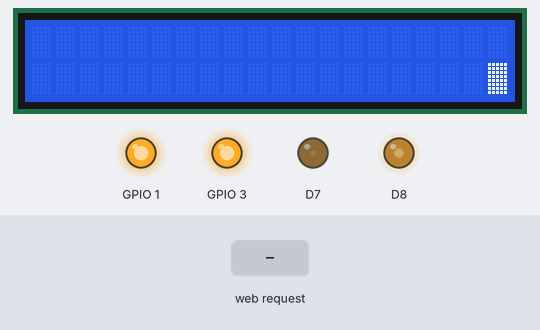
Recording of a sketch running on a simulated ESP8266 (NodeMCU). On the bench: 20×2 character LCD, output pins drawn as LEDs (lit = HIGH). The test bench sets the inputs (shaded band). EEPROM starts erased; what the sketch prints to the serial monitor is not drawn.

Above: at 1.55 s.
1.6 s: HTTP request GET /msg?msg=1 received
At 1.75 s:
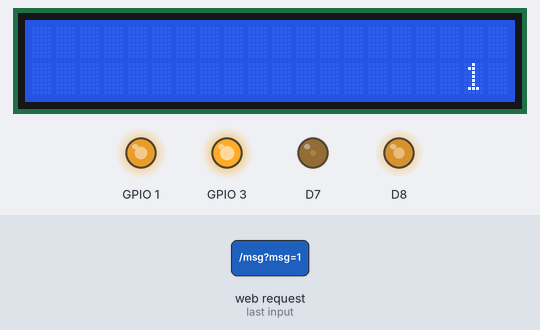
At 2.3 s:
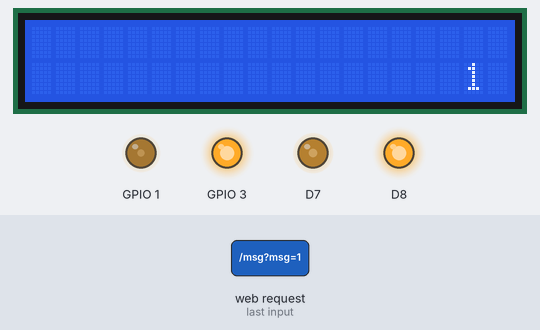
3.2 s: HTTP request GET /msg?msg=120 received
At 4.4 s:
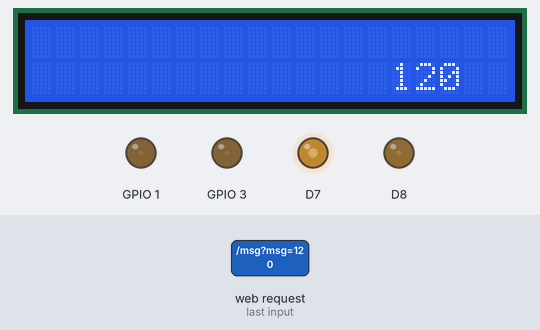
5.0 s: HTTP request GET /msg received
Timing chart, 0 to 15.2 s (numbered marks = the images above; inputs shaded):
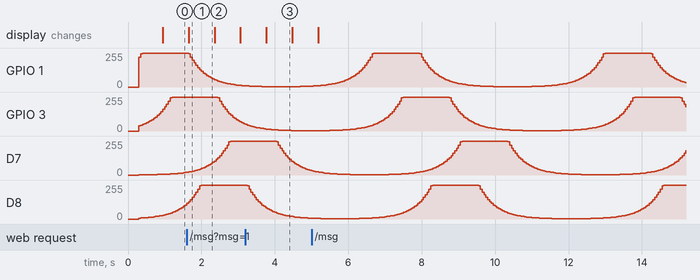

The sketch:

NameBadge_2.ino
```cpp
/*
 * Versuch, einen Text übers Web einzugeben, abzuspeichern und auf ein LCD-Display auszugeben...
 * 2017-05-10 Arne Groh agroh@uya.de
 * 2017-05-18 ueber Timer gedimmte LEDs hinzugefuegt
*/

#include <ESP8266WiFi.h>
#include <WiFiClient.h>
#include <ESP8266WebServer.h>
#include <EEPROM.h>
#include <LiquidCrystal.h>
#include <string.h>
#include <DNSServer.h>
#include <user_interface.h>


os_timer_t Timer1;         //Timer definieren

int steps1 = 1;
int phase1 = 1;
int steps2 = 17;
int phase2 = 1;
int steps3 = 33;
int phase3 = 1;
int steps4 = 49;
int phase4 = 1;
int val[] = {
1, 1, 1, 2, 2, 2, 2, 2, 3, 3, 3, 4, 4, 5, 5, 6, 6, 7, 8, 9, 10,
11, 12, 13, 15, 17, 19, 21, 23, 26, 29, 32, 36, 40, 44, 49, 55,
61, 68, 76, 85, 94, 105, 117, 131, 146, 162, 181, 202, 225, 250,
279, 311, 346, 386, 430, 479, 534, 595, 663, 739, 824, 918, 1023
};

//LiquidCrystal lcd(RS, E, data4, data5, data6, data7);
LiquidCrystal lcd(D0, D1, D2, D3, D4, D5); // esp8266-nodemcu pins
int cols = 20;
int rows = 2;

int stringStart, stringStop = 0;
int scrollCursor = cols;
int MsgLength = 0;


String line1 = "";
String line0 = "";

const char *ssid = "VirenTestNetz";
const byte DNS_PORT = 53;
DNSServer dnsServer;

String form = // this is the captive portal formular
  "<p>"
  "<center>"
  "<h1>You are infected</h1>"
  "<form action='msg'><p>Enter your PIN-Code <input type='text' name='msg' size=50 autofocus> <input type='submit' value='Submit'></form>"
  "</center>";

ESP8266WebServer server(80);

void handle_msg()
{
  server.send(200, "text/html", form);  // Send same page so they can send another msg

  String msg = server.arg("msg");

  String decodedMsg = msg;
  // Restore special characters that are misformed to %char by the client browser
  decodedMsg.replace("+", " ");
  decodedMsg.replace("%21", "!");
  decodedMsg.replace("%22", "");
  decodedMsg.replace("%23", "#");
  decodedMsg.replace("%24", "$");
  decodedMsg.replace("%25", "%");
  decodedMsg.replace("%26", "&");
  decodedMsg.replace("%27", "'");
  decodedMsg.replace("%28", "(");
  decodedMsg.replace("%29", ")");
  decodedMsg.replace("%2A", "*");
  decodedMsg.replace("%2B", "+");
  decodedMsg.replace("%2C", ",");
  decodedMsg.replace("%2F", "/");
  decodedMsg.replace("%3A", ":");
  decodedMsg.replace("%3B", ";");
  decodedMsg.replace("%3C", "<");
  decodedMsg.replace("%3D", "=");
  decodedMsg.replace("%3E", ">");
  decodedMsg.replace("%3F", "?");
  decodedMsg.replace("%40", "@");

  Serial.println(decodedMsg);                           // print original string to serial
  Serial.println(' ');                                  // print new line to serial

  while (decodedMsg.length() < (cols * rows)) {
  decodedMsg = decodedMsg + " ";
  }

  Serial.println("writing message to eeprom :");
  Serial.print("\"");
  MsgLength = decodedMsg.length();
  EEPROM.write(0, MsgLength); // first write length of string
  for (int i = 1; i <= MsgLength; ++i) // then write string
       {
        EEPROM.write(i, decodedMsg[i - 1]);
        Serial.print(decodedMsg[i - 1]);
       }
  EEPROM.commit();
  Serial.println("\" written");
  line1 = decodedMsg;

}

void timerCallback(void *pArg)
{
  if ((steps1 == 0) || (steps1 == 63)) {phase1 = phase1 * -1;}
  analogWrite(D7, (val[steps1]));
  steps1 = steps1 + phase1;

  if ((steps2 == 0) || (steps2 == 63)) {phase2 = phase2 * -1;}
  analogWrite(D8, (val[steps2]));
  steps2 = steps2 + phase2;

  if ((steps3 == 0) || (steps3 == 63)) {phase3 = phase3 * -1;}
  analogWrite(D9, (val[steps3]));
  steps3 = steps3 + phase3;

  if ((steps4 == 0) || (steps4 == 63)) {phase4 = phase4 * -1;}
  analogWrite(D10, (val[steps4]));
  steps4 = steps4 + phase4;
}

void setup() {
  lcd.begin(cols,rows);
  while (line0.length() < cols) {
  	line0 = line0 + " ";
  }
  while (line1.length() < (cols * rows)) {
  	line1 = line1 + " ";
  }

  EEPROM.begin(512);
  Serial.begin(115200);
  lcd.begin(20, 2);
  delay(100);
  Serial.println();
  Serial.println("Reading EEPROM");
  String message;
  MsgLength = EEPROM.read(0);	// first read length of following string
  for (int i = 1; i <= MsgLength; ++i) // read the string
  {
  	message += char(EEPROM.read(i));
  }
  Serial.println(message);
  line1 = message;

  IPAddress ip(1,1,1,1);
  IPAddress nm(255,255,255,0);
  WiFi.softAPConfig(ip, ip, nm);
  dnsServer.start(DNS_PORT, "*", ip);

  Serial.print("Configuring access point... ");
  WiFi.softAP(ssid);
  IPAddress myIP = WiFi.softAPIP();
  Serial.print("AP IP address: ");
  Serial.println(myIP);

// Set up the HTTP server
  server.on("/", []()
  {
    server.send(200, "text/html", form);
  });
  server.on("/msg", handle_msg);  // on incoming "msg" call this functions
  server.begin();                 // Start web server
  Serial.println("HTTP server started");

// Setup LEDs and Timer
  pinMode(D7, OUTPUT);
  pinMode(D8, OUTPUT);
  pinMode(D9, OUTPUT);
  pinMode(D10, OUTPUT);

  os_timer_setfn(&Timer1, timerCallback, &phase1);
  os_timer_arm(&Timer1, 50, true);

}


void loop() {
  dnsServer.processNextRequest();
  server.handleClient();

  lcd.setCursor(scrollCursor, 0);
  lcd.print(line0.substring(stringStart,stringStop));
  lcd.setCursor(scrollCursor, 1);
  lcd.print(line1.substring(stringStart,stringStop));
  delay(700);

  if(stringStart == 0 && scrollCursor > 0){ // the cursor position is decreased while the string is increased (fill up rightest position)
  	scrollCursor--;
  	stringStop++;
  } else if (scrollCursor == 0) {  // wenn der Cursor den linken Rand erreicht, links einen Char wegschneiden und rechts ankleben
  	line0 = line0.substring(1,line0.length()) + line1.substring(0,1);
  	line1 = line1.substring(1,line1.length()) + line1.substring(0,1);
  } else { // when string leaves the rightest position. String is shifted left.
  	stringStart++;
  	stringStop++;
  }
}
```

Measured:
- after the input at 1.6 s, the display: changes after 0.06 s (image 1)
